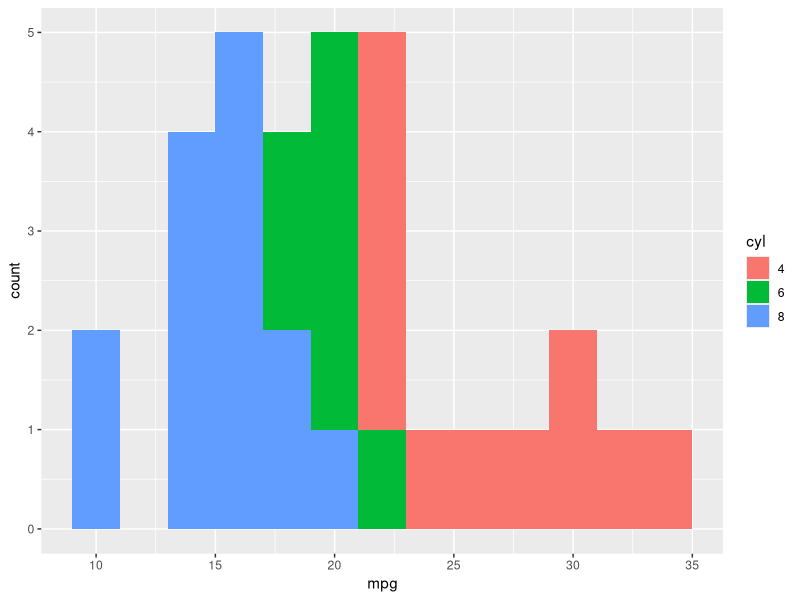
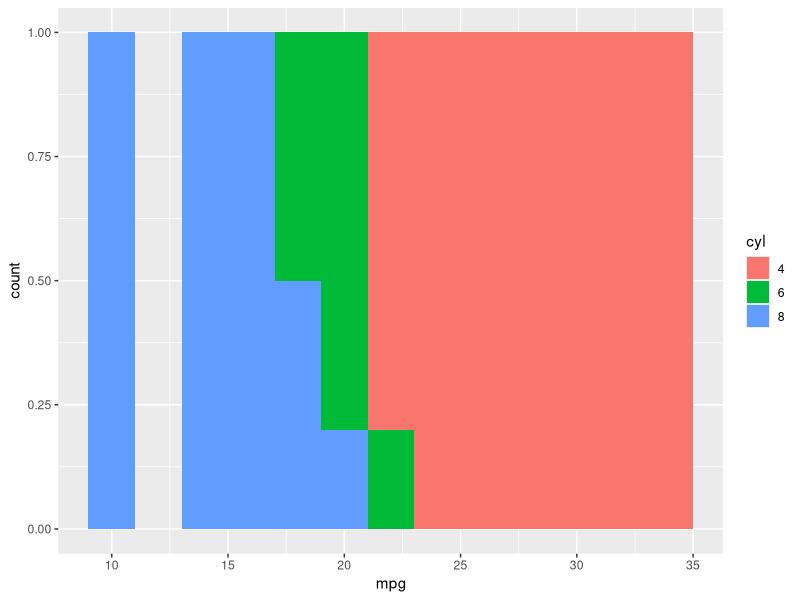
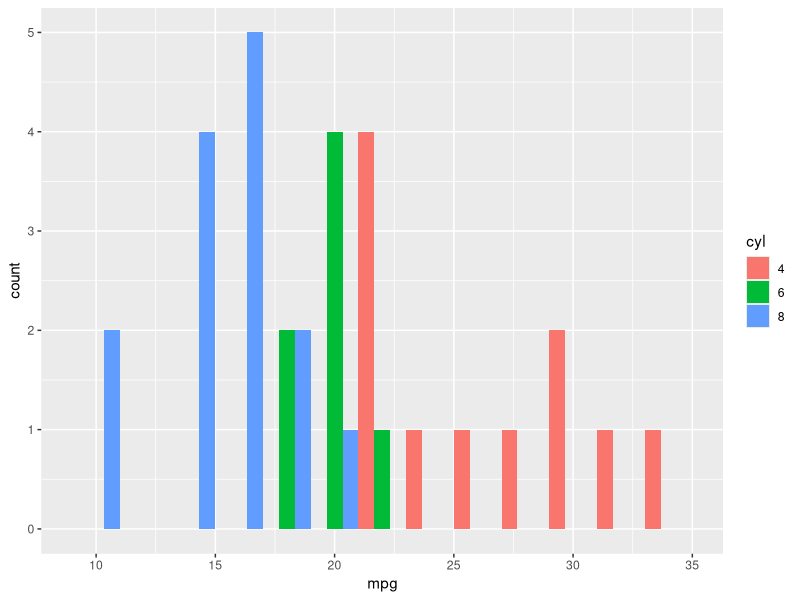
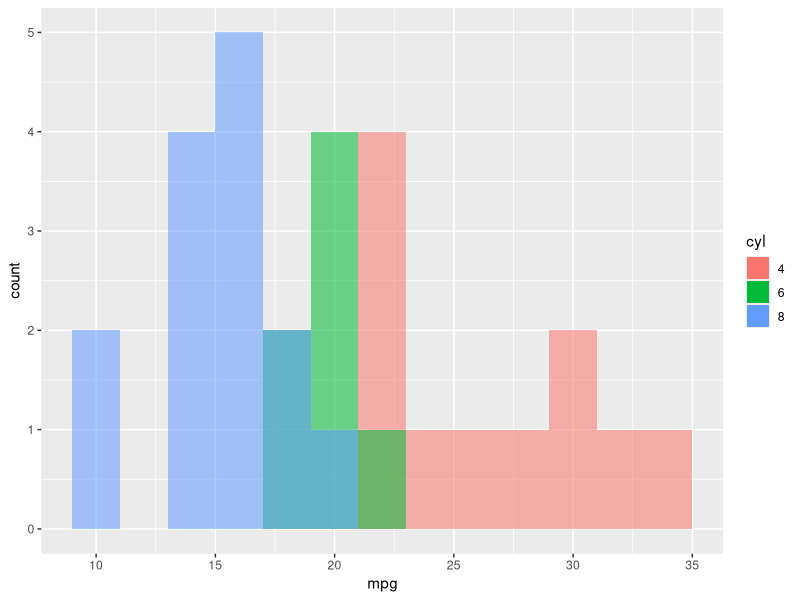
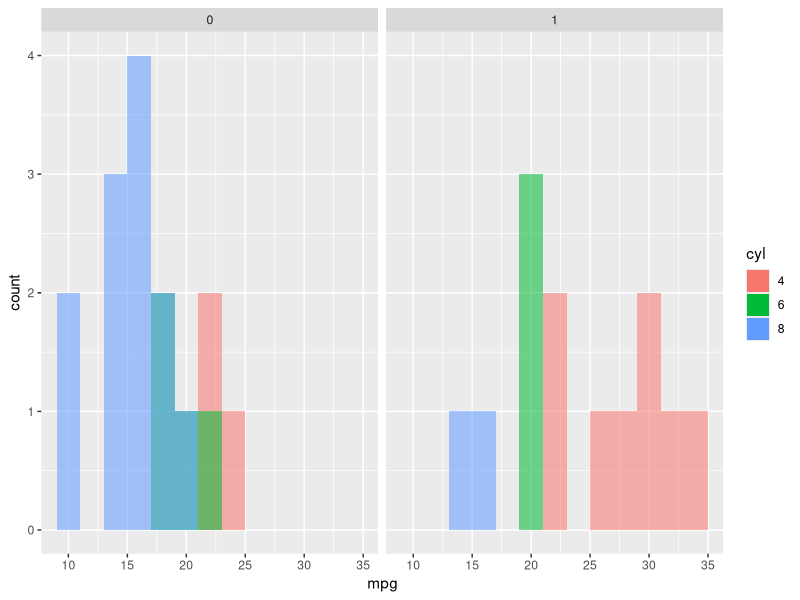
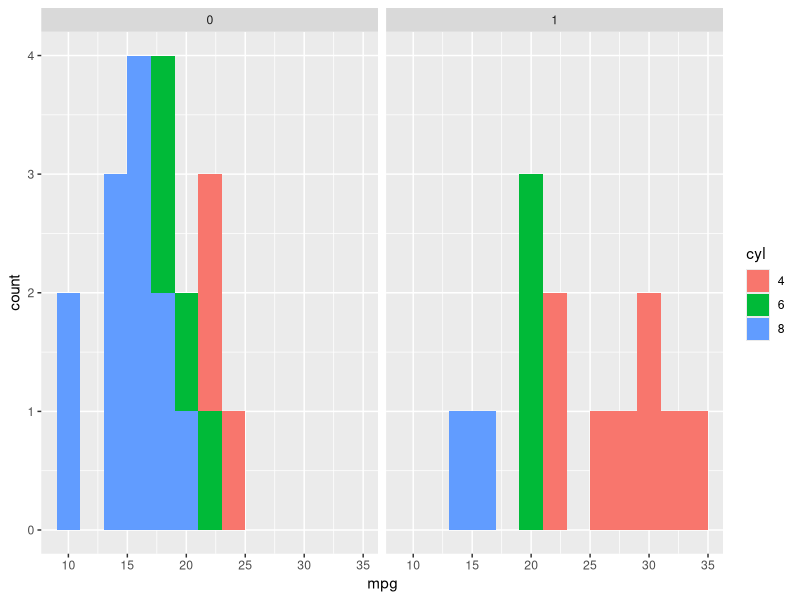

The R source for these figures, in order:
## ---- chunk 1
knitr::opts_chunk$set(echo = TRUE)
## ---- chunk 2
myMtCars<- transform(mtcars,cyl=factor(cyl),am=factor(am))
## ---- chunk 3
library(ggplot2)
ggplot(data=myMtCars,aes(x=mpg,fill=cyl))+geom_histogram(binwidth=2)
## ---- chunk 4
ggplot(data=myMtCars,aes(x=mpg,fill=cyl))+geom_histogram(binwidth=2,position="fill")

## ---- chunk 5
ggplot(data=myMtCars,aes(x=mpg,fill=cyl))+geom_histogram(binwidth=2,position="dodge")
## ---- chunk 6
ggplot(data=myMtCars,aes(x=mpg,fill=cyl,alpha=0.3))+geom_histogram(binwidth=2,position="identity")+scale_alpha(guide='none')
## ---- chunk 7
ggplot(data=myMtCars,aes(x=mpg,fill=cyl,alpha=0.3))+geom_histogram(binwidth=2,position="identity")+scale_alpha(guide='none')+facet_grid(.~am)
## ---- chunk 8
ggplot(data=myMtCars,aes(x=mpg,fill=cyl))+geom_histogram(binwidth=2)+facet_grid(.~am)
